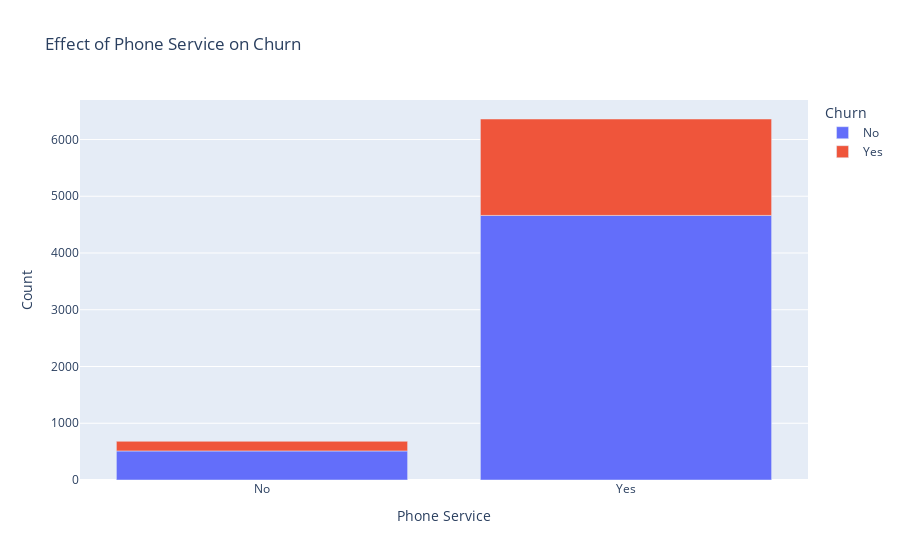

Notebook source saved alongside this figure:
### Markdown cell above
Having Dependents does affect Churn. This is really interesting - one hypothesis can be that people with no dependents are more prone to moving and those with dependents believe more in settling.

### Code cell
temp = telco_data.groupby(['PhoneService', 'Churn']).count()['customerID'].reset_index()
fig = px.bar(temp, x='PhoneService', y='customerID', color='Churn'
            , labels={
                     'Churn': 'Churn',
                     'customerID': 'Count',
                     'PhoneService': 'Phone Service'
            }
            , title='Effect of Phone Service on Churn')
iplot(fig)

### Figure 1 — Plotly figure (JSON) as saved in the notebook; plotly's stock layout.template omitted (floating-point values rounded to 4 significant figures)
{"data": [{"alignmentgroup": "True", "hovertemplate": "Churn=No<br>Phone Service=%{x}<br>Count=%{y}<extra></extra>", "legendgroup": "No", "marker": {"color": "#636efa", "pattern": {"shape": ""}}, "name": "No", "offsetgroup": "No", "orientation": "v", "showlegend": true, "textposition": "auto", "type": "bar", "x": ["No", "Yes"], "xaxis": "x", "y": [512, 4662], "yaxis": "y"}, {"alignmentgroup": "True", "hovertemplate": "Churn=Yes<br>Phone Service=%{x}<br>Count=%{y}<extra></extra>", "legendgroup": "Yes", "marker": {"color": "#EF553B", "pattern": {"shape": ""}}, "name": "Yes", "offsetgroup": "Yes", "orientation": "v", "showlegend": true, "textposition": "auto", "type": "bar", "x": ["No", "Yes"], "xaxis": "x", "y": [170, 1699], "yaxis": "y"}], "layout": {"barmode": "relative", "legend": {"title": {"text": "Churn"}, "tracegroupgap": 0}, "title": {"text": "Effect of Phone Service on Churn"}, "xaxis": {"anchor": "y", "domain": [0, 1], "title": {"text": "Phone Service"}}, "yaxis": {"anchor": "x", "domain": [0, 1], "title": {"text": "Count"}}}}
